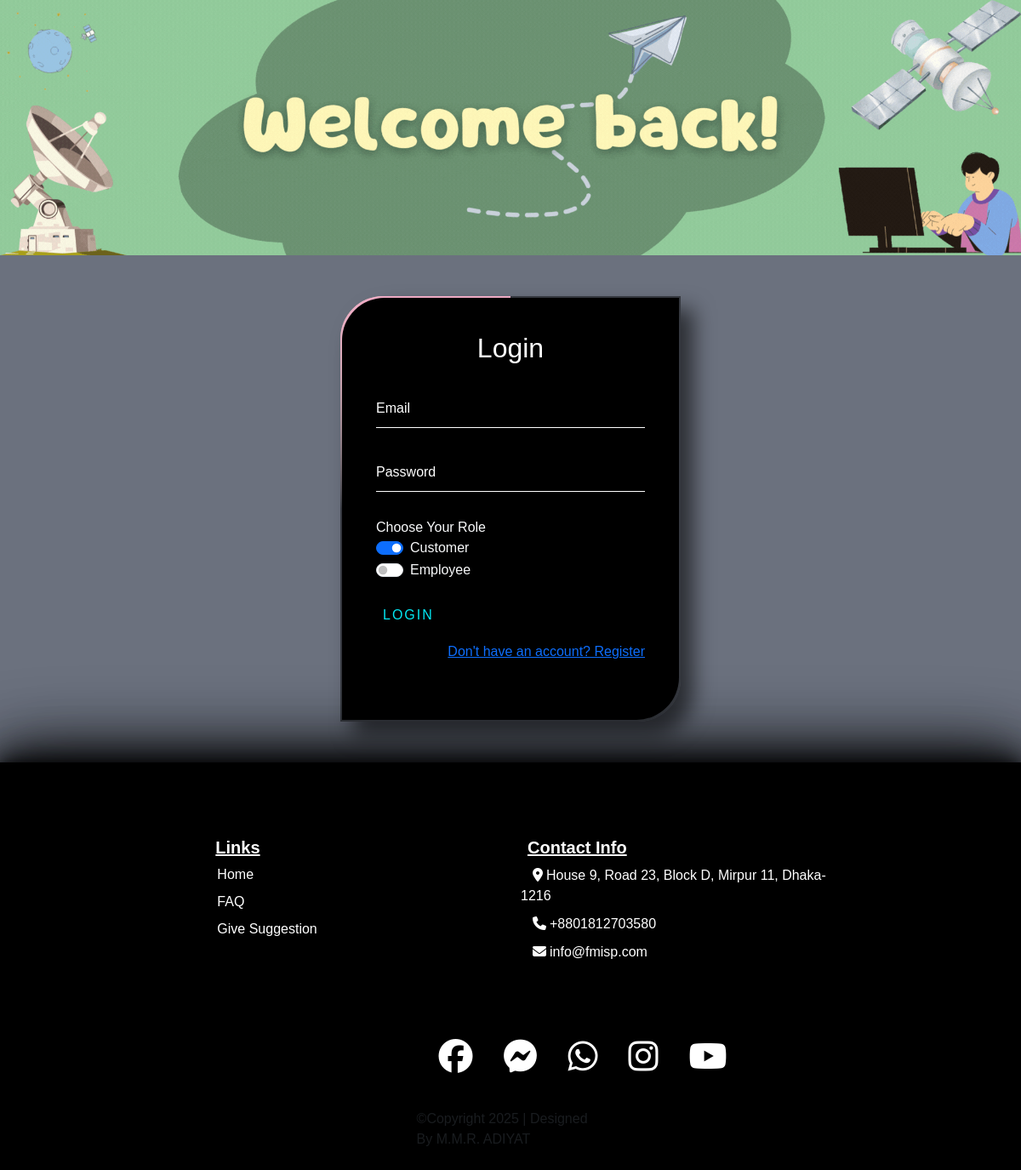
The page /login.php on the database its author committed.
### tables this page shows
CREATE TABLE `footer_data` (
  `id` int(11) NOT NULL,
  `address_text` varchar(100) DEFAULT NULL,
  `address_link` varchar(255) DEFAULT NULL,
  `phone_text` varchar(20) DEFAULT NULL,
  `phone_link` varchar(255) DEFAULT NULL,
  `mail_text` varchar(50) DEFAULT NULL,
  `mail_link` varchar(255) DEFAULT NULL,
  `fb_link` varchar(255) DEFAULT NULL,
  `ms_link` varchar(255) DEFAULT NULL,
  `wh_link` varchar(255) DEFAULT NULL,
  `in_link` varchar(255) DEFAULT NULL,
  `yt_link` varchar(255) DEFAULT NULL
);

### login.php (the view, shortened to what this page needs)
<?php
    require '_database_connect.php';
?>
<!DOCTYPE html>
<html lang="en">
<head>
    <?php require '_link_common.php'; ?>
    <link rel="stylesheet" href="login.css">
    <link rel="stylesheet" href="footer.css">
</head>
<body>
    <img src="images\banar\welcome_back.gif" class="d-block w-100 mb-5" alt="Welcome">
    <div class="login-box mb-5">
        <form class='login_form' action="login.php" method="post">
            <h2>Login</h2>
            <div class="user-input">
                <input type="email" name="userid" required>
                <label>Email</label>
            </div>
            <div class="user-input">
                <input type="password" name="pass" required>
                <label>Password</label>
            </div>
            <label class="text-light fs-6">Choose Your Role</label>
            <div class="form-check form-switch">
                <input class="form-check-input" type="radio" name="user" value="customer" id="user-customer" checked>
                <label class="form-check-label text-light fs-7" for="user-customer">Customer</label>
            </div>
            <div class="form-check form-switch">
                <input class="form-check-input" type="radio" name="user" value="employee" id="user-employee">
                <label class="form-check-label text-light fs-7" for="user-employee">Employee</label>
            </div>
            <span class="login-span my-4">
                <input class="login-btn" type="submit" value="LOGIN">
            </span>
            <div class="position-relative bg-light mt-5">
                <div class="position-absolute top-0 end-0 mt-4">
                    <a href="registration.php">Don't have an account? Register</a><br>
                </div>
            </div>
        </form>
    </div>
    <?php include '_footer_common.php';?>
</body>
</html>

### _footer_common.php (shortened to what this page needs)
<?php
$home_link = "dash_";
if(isset($_SESSION['user'])){
    if($_SESSION['user']!='customer' && $_SESSION['user']!='employee'){
        $home_link .= 'admin';
    } else $home_link .= $_SESSION['user'];
    $home_link .= '.php';
} else $home_link .= '#';
require '_database_connect.php';
$footer_info_sql = "SELECT * FROM `footer_data` WHERE 1";
$find_footer_info = mysqli_query($connect, $footer_info_sql);
$footer_info = mysqli_fetch_assoc($find_footer_info);
?>
<div class="footer text-white">
    <button class="footer-uper-btn btn"></button>
    <footer class="py-2">
        <div class="row row-cols-1 row-cols-sm-2 row-cols-md-2 row-cols-lg-3 py-2 my-5 px-2 my-2 justify-content-center">
            <div class="col mb-3 px-lg-5 ">
                <h5 class="px-2"><u>Links</u></h5>
                <ul class="nav flex-column gap-2">
                    <li><a href="<?php echo $home_link;?>" target="_blank" class="footer-links">Home</a></li>
                    <li><a href="<?php echo $home_link;?>" target="_blank" class="footer-links">FAQ</a></li>
                    <li><a href="<?php echo $home_link;?>" target="_blank" class="footer-links">Give Suggestion</a></li>
                </ul>
            </div>
            <div class="col mb-3">
                <h5 class="px-2"><u>Contact Info</u></h5>
                <ul class="nav flex-column gap-2">
                    <li><a href="<?php echo $footer_info['address_link'];?>" target="_blank" class="footer-links"><i class="fa-solid fa-location-dot p-1"></i><?php echo $footer_info['address_text'];?></a></li>
                    <li><a href="<?php echo $footer_info['phone_link'];?>" target="_blank" class="footer-links"><i class="fa-solid fa-phone p-1"></i><?php echo $footer_info['phone_text'];?></a></li>
                    <li><a href="<?php echo $footer_info['mail_link'];?>" target="_blank" class="footer-links"><i class="fa-solid fa-envelope p-1"></i><?php echo $footer_info['mail_text'];?></a></li>
                </ul>
            </div>
        </div>
        <div class="row row-cols-1 row-cols-sm-2 row-cols-md-5 py-2 my-2 justify-content-center">
            <div class="col-auto ">
                <ul class="list-unstyled d-flex">
                    <li class="ms-3"><a href="<?php echo $footer_info['fb_link'];?>" target="_blank" class="fa-brands fa-facebook mediaicons"></a></li>
                    <li class="ms-3"><a href="<?php echo $footer_info['ms_link'];?>" target="_blank" class="fa-brands fa-facebook-messenger mediaicons"></a></li>
                    <li class="ms-3"><a href="<?php echo $footer_info['wh_link'];?>" target="_blank" class="fa-brands fa-whatsapp mediaicons"></a></li>
                    <li class="ms-3"><a href="<?php echo $footer_info['in_link'];?>" target="_blank" class="fa-brands fa-instagram mediaicons"></a></li>
                    <li class="ms-3"><a href="<?php echo $footer_info['yt_link'];?>" target="_blank" class="fa-brands fa-youtube mediaicons"></a></li>
                </ul>
            </div>
        </div>
        <div class="row row-cols-1 row-cols-sm-2 row-cols-md-5 justify-content-center">
            <div class="col-auto">
                <p class="text-muted">©Copyright 2025 | Designed By M.M.R. ADIYAT</p>
            </div>
        </div>
    </footer>
</div>

### variables.css (style rules this page uses)
:root { --carousel-btn-color: aqua; --body-background-color: #6B717E; --login-box-width: 400px; --login-box-height: 500px; --registration-box-width: 400px; --registration-box-height: 850px; }

### all_body.css (style rules this page uses)
* { font-family: Arial, Helvetica, sans-serif; }
body { width: 100%; margin: 0; background-color: var(--body-background-color); }
html { scroll-behavior: smooth; }

### footer.css (style rules this page uses)
:root { --footer-back: black; }
.footer { background-color: var(--footer-back); }
.footer-links { text-decoration: none; color: white; text-align: center; padding-right: 10px; padding-left: 10px; padding-top: 5px; padding-bottom: 5px; }
.footer .mediaicons { font-size: 40px; color: white; border-radius: 50%; padding: 10px; text-decoration: none; }
.footer-uper-btn { height: 10px; width: 100%; color: black; background-color: var(--footer-back); box-shadow: 0 0 100px var(--footer-back), 0 0 90px var(--footer-back), 0 0 80px var(--footer-back), 0 0 70px var(--footer-back), 0 0 60px var(--footer-back), 0 0 50px var(--footer-back), 0 0 40px var(--footer-back), 0 0 30px var(--footer-back), 0 0 20px var(--footer-back), 0 0 10px var(--footer-back); }

### dash.css (style rules this page uses)
h5 { font-weight: bolder; }

### login.css (style rules this page uses)
body { margin:0; padding:0; font-family: sans-serif; background: var(--body-background-color); }
.login-box h2 { margin: 0 0 30px; color: #fff; text-align: center; }
.login-box { position: relative; top: 50%; left: 50%; width: var(--login-box-width); height: var(--login-box-height); transform: translate(-50%); background: rgba(0,0,0,.5); box-sizing: border-box; box-shadow: 15px 15px 25px rgba(0,0,0,.6); border-radius: 50px 0px; overflow: hidden; }
form { position: absolute; padding: 40px; inset: 2px; border-radius: 50px 0px; background-color: black; z-index: 1; }
.login-box::before { content: ""; position: absolute; top: -50%; left: -50%; width: var(--login-box-width); height: var(--login-box-height); background: linear-gradient(0deg, transparent, #D4DCCD,#D4DCCD); transform-origin: bottom right; animation: ani-form-div 6s linear infinite; }
.login-box::after { content: ""; position: absolute; top: -50%; left: -50%; width: var(--login-box-width); height: var(--login-box-height); background: linear-gradient(0deg, transparent, #EFAAC4, #EFAAC4); transform-origin: bottom right; animation: ani-form-div 6s linear -3s infinite; }
.login-box .user-input { position: relative; }
.login-box .user-input input { width: 100%; padding: 10px 0; font-size: 16px; color: #fff; margin-bottom: 30px; border: none; border-bottom: 1px solid #fff; outline: none; background: transparent; }
.login-box .user-input label { position: absolute; top:0; left: 0; padding: 10px 0; font-size: 16px; color: #fff; pointer-events: none; transition: 0.5s; }
.login-span { overflow: hidden; transition: 1s; }
.login-btn { position: relative; display: inline-block; color: #03e9f4; font-size: 16px; transition: .5s; margin: 2px; letter-spacing: 2px; background: black; border: none; }
span { position: absolute; display: block; }

### rows shown on the page
footer_data: address_text "House 9, Road 23, Block D, Mirpur 11, Dhaka-1216", phone_text "+8801812703580", mail_text "info@fmisp.com"
